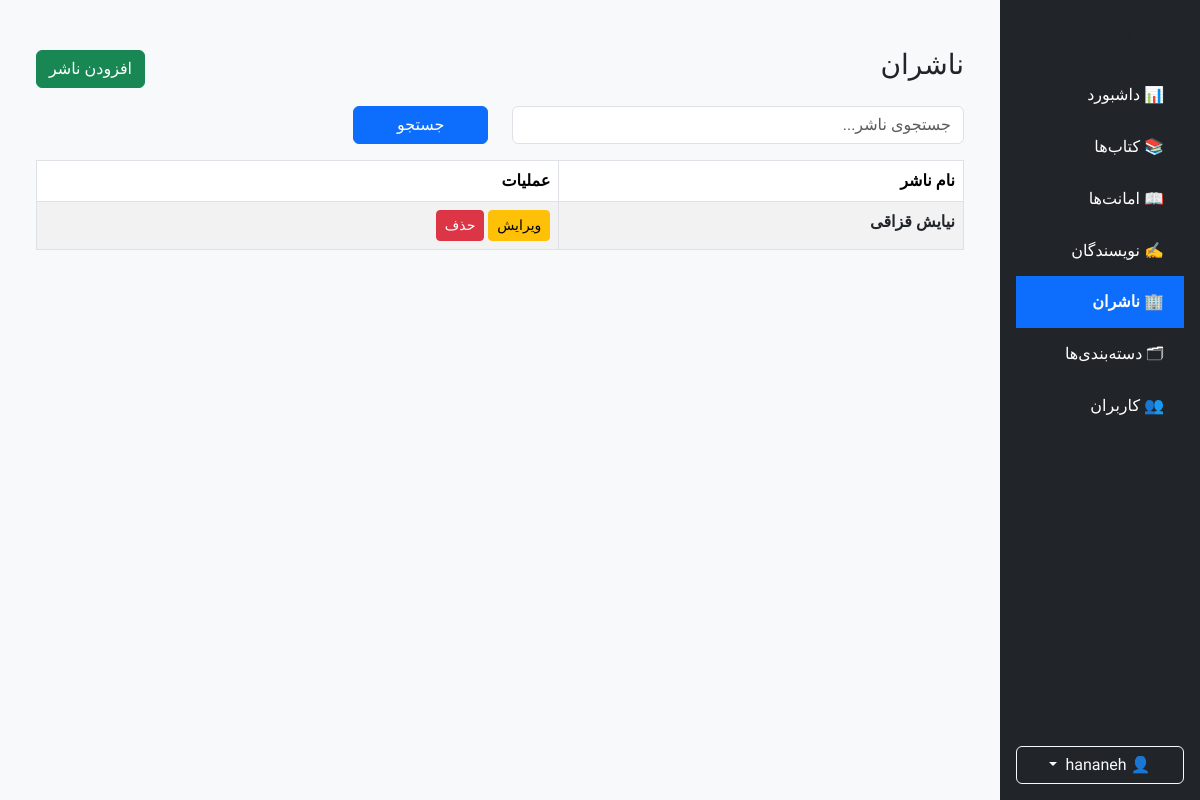
/dashboard/publishers/ (signed in), run on an earlier commit of the app's database.
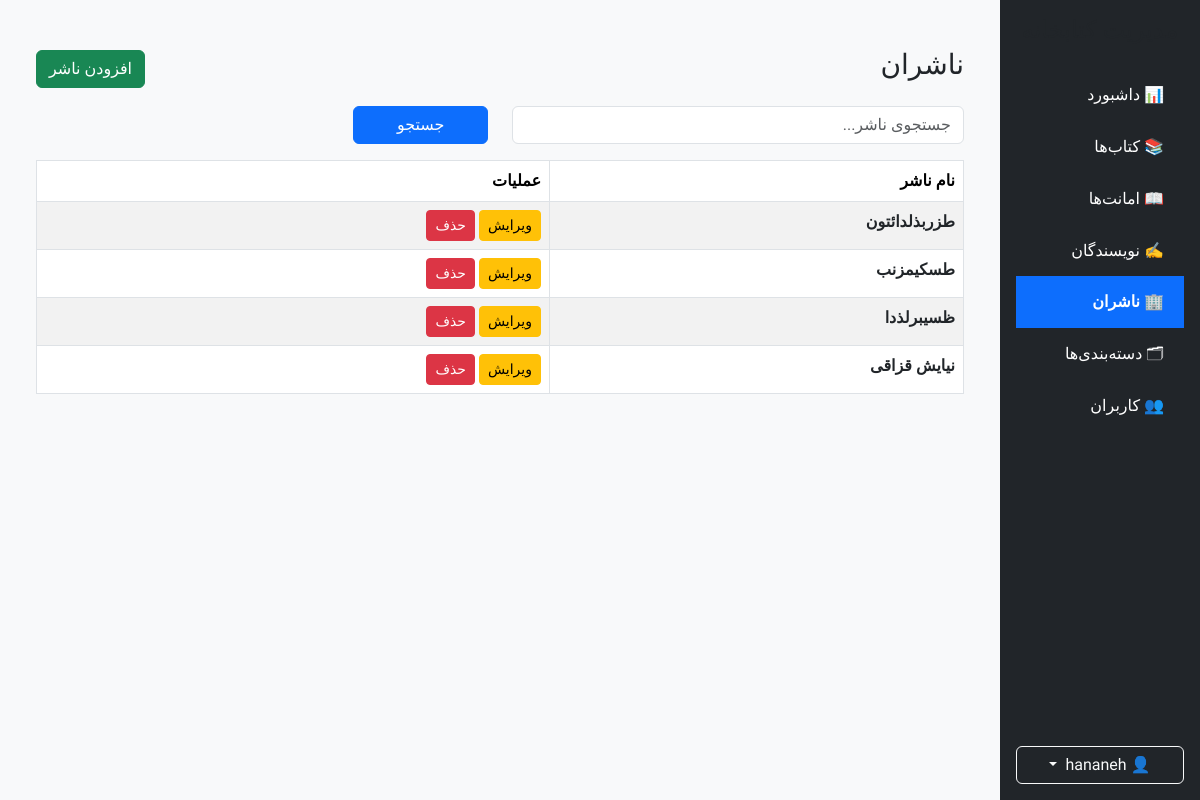
And on a later commit of the database.
### books/models.py (models this page shows, shortened)
class Publisher(BaseModel):
    name = models.CharField(
        max_length=150,
        unique=True,
        verbose_name="نام ناشر"
    )
    class Meta:
        verbose_name = "ناشر"
        verbose_name_plural = "ناشران"
        ordering = ["name"]

### books/views.py (the view)
# urls.py: path("dashboard/publishers/",views.AdminPublisherListView.as_view(),name="admin-publisher-list",),
class AdminPublisherListView(SuperUserRequiredMixin,ListView,):
    model = Publisher
    template_name = "books/admin/publisher_list.html"
    context_object_name = "publishers"
    paginate_by = 10
    def get_queryset(self):
        queryset = Publisher.objects.all()
        search = self.request.GET.get("search")
        if search:
            queryset = queryset.filter(
                name__icontains=search, )
        return queryset
    def get_context_data(self, **kwargs):
            context = super().get_context_data(**kwargs)
            context["sidebar"] = "publisher"
            return context

### core/mixins.py (called while the page is built)
    def test_func(self):
        return self.request.user.is_superuser

### books/templates/books/admin/publisher_list.html
{% extends "shared/_admin_layout.html" %}
{% block sidebar %}
    {% include "shared/_admin_sidebar.html" %}
{% endblock %}
{% block content %}
<div class="container mt-4">
    <div class="d-flex justify-content-between align-items-center mb-3">
        <h3>ناشران</h3>
        <a href="{% url 'publisher-create' %}" class="btn btn-success">
            افزودن ناشر
        </a>
    </div>
    <form method="get" class="mb-3">
        <div class="row">
            <div class="col-md-6">
                <input
                    type="text"
                    name="search"
                    class="form-control"
                    placeholder="جستجوی ناشر..."
                    value="{{ request.GET.search }}"
                >
            </div>
            <div class="col-md-2">
                <button class="btn btn-primary w-100">
                    جستجو
                </button>
            </div>
        </div>
    </form>
    <table class="table table-bordered table-striped">
        <thead>
        <tr>
            <th>نام ناشر</th>
            <th>عملیات</th>
        </tr>
        </thead>
        <tbody>
        {% for publisher in publishers %}
            <tr>
                <td><a href="{% url 'publisher-detail' publisher.pk %}" class="text-dark fw-semibold text-decoration-none">{{ publisher.name }}</a></td>
                <td>
                    <a
                        href="{% url 'publisher-update' publisher.id %}"
                        class="btn btn-warning btn-sm"
                    >
                        ویرایش
                    </a>
                    <a
                        href="{% url 'publisher-delete' publisher.id %}"
                        class="btn btn-danger btn-sm"
                    >
                        حذف
                    </a>
                </td>
            </tr>
        {% empty %}
            <tr>
                <td colspan="2">
                    هیچ ناشری ثبت نشده است.
                </td>
            </tr>
        {% endfor %}
        </tbody>
    </table>
</div>
{% endblock %}

What changed in the data, as far as the page shows it:
added Publisher: name "طزربذلدائتون"
added Publisher: name "طسکیمزنب"
added Publisher: name "ظسیبرلذدا"
